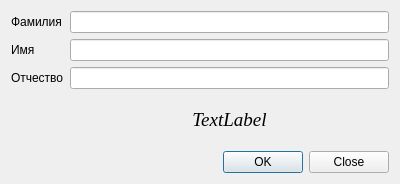
<?xml version="1.0" encoding="UTF-8"?>
<ui version="4.0">
 <class>PupilDialog</class>
 <widget class="QDialog" name="PupilDialog">
  <property name="windowModality">
   <enum>Qt::WindowModal</enum>
  </property>
  <property name="geometry">
   <rect>
    <x>0</x>
    <y>0</y>
    <width>400</width>
    <height>184</height>
   </rect>
  </property>
  <property name="windowTitle">
   <string>Ученик[*]</string>
  </property>
  <property name="sizeGripEnabled">
   <bool>false</bool>
  </property>
  <property name="modal">
   <bool>true</bool>
  </property>
  <layout class="QGridLayout" name="gridLayout">
   <item row="0" column="0">
    <widget class="QLabel" name="label">
     <property name="text">
      <string>Фамилия</string>
     </property>
    </widget>
   </item>
   <item row="0" column="1">
    <widget class="QLineEdit" name="txtSurname">
     <property name="inputMethodHints">
      <set>Qt::ImhPreferUppercase</set>
     </property>
    </widget>
   </item>
   <item row="1" column="0">
    <widget class="QLabel" name="label_2">
     <property name="text">
      <string>Имя</string>
     </property>
    </widget>
   </item>
   <item row="1" column="1">
    <widget class="QLineEdit" name="txtName">
     <property name="inputMethodHints">
      <set>Qt::ImhPreferUppercase</set>
     </property>
    </widget>
   </item>
   <item row="2" column="0">
    <widget class="QLabel" name="label_3">
     <property name="text">
      <string>Отчество</string>
     </property>
    </widget>
   </item>
   <item row="2" column="1">
    <widget class="QLineEdit" name="txtMiddlename">
     <property name="inputMethodHints">
      <set>Qt::ImhPreferUppercase</set>
     </property>
    </widget>
   </item>
   <item row="3" column="1">
    <widget class="QLabel" name="lblClass">
     <property name="font">
      <font>
       <family>Times New Roman</family>
       <pointsize>14</pointsize>
       <italic>true</italic>
      </font>
     </property>
     <property name="text">
      <string>TextLabel</string>
     </property>
     <property name="alignment">
      <set>Qt::AlignCenter</set>
     </property>
    </widget>
   </item>
   <item row="4" column="1">
    <widget class="QDialogButtonBox" name="cmd">
     <property name="orientation">
      <enum>Qt::Horizontal</enum>
     </property>
     <property name="standardButtons">
      <set>QDialogButtonBox::Close|QDialogButtonBox::Ok</set>
     </property>
    </widget>
   </item>
  </layout>
 </widget>
 <resources/>
 <connections>
  <connection>
   <sender>cmd</sender>
   <signal>accepted()</signal>
   <receiver>PupilDialog</receiver>
   <slot>accept()</slot>
   <hints>
    <hint type="sourcelabel">
     <x>248</x>
     <y>254</y>
    </hint>
    <hint type="destinationlabel">
     <x>157</x>
     <y>274</y>
    </hint>
   </hints>
  </connection>
  <connection>
   <sender>cmd</sender>
   <signal>rejected()</signal>
   <receiver>PupilDialog</receiver>
   <slot>reject()</slot>
   <hints>
    <hint type="sourcelabel">
     <x>316</x>
     <y>260</y>
    </hint>
    <hint type="destinationlabel">
     <x>286</x>
     <y>274</y>
    </hint>
   </hints>
  </connection>
 </connections>
</ui>
